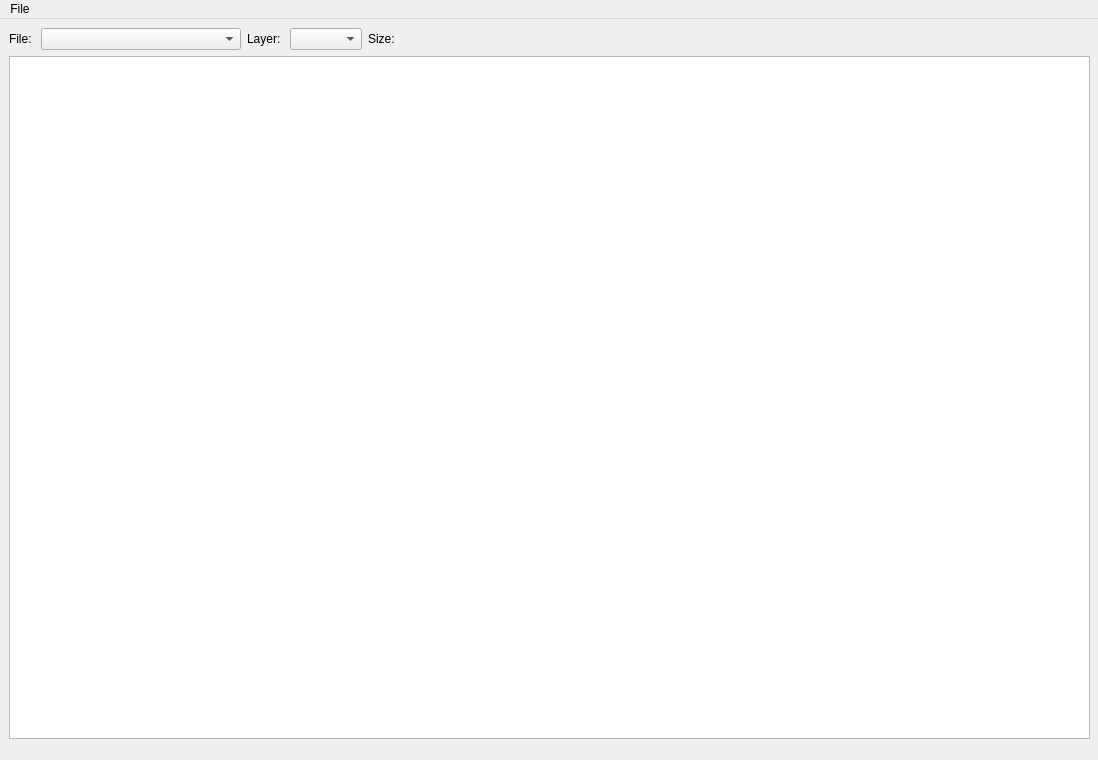
<?xml version="1.0" encoding="UTF-8"?>
<ui version="4.0">
 <class>MainWindow</class>
 <widget class="QMainWindow" name="MainWindow">
  <property name="geometry">
   <rect>
    <x>0</x>
    <y>0</y>
    <width>1098</width>
    <height>760</height>
   </rect>
  </property>
  <property name="windowTitle">
   <string>Pyramid</string>
  </property>
  <widget class="QWidget" name="centralwidget">
   <widget class="QWidget" name="verticalLayoutWidget">
    <property name="geometry">
     <rect>
      <x>9</x>
      <y>9</y>
      <width>1081</width>
      <height>711</height>
     </rect>
    </property>
    <layout class="QVBoxLayout" name="verticalLayout">
     <item>
      <layout class="QHBoxLayout" name="horizontalLayout">
       <item>
        <widget class="QLabel" name="fileLabel">
         <property name="text">
          <string>File: </string>
         </property>
        </widget>
       </item>
       <item>
        <widget class="QComboBox" name="fileComboBox">
         <property name="minimumSize">
          <size>
           <width>200</width>
           <height>0</height>
          </size>
         </property>
        </widget>
       </item>
       <item>
        <widget class="QLabel" name="layerLabel">
         <property name="text">
          <string>Layer: </string>
         </property>
        </widget>
       </item>
       <item>
        <widget class="QComboBox" name="layerComboBox"/>
       </item>
       <item>
        <widget class="QLabel" name="sizeLabel">
         <property name="text">
          <string>Size: </string>
         </property>
        </widget>
       </item>
       <item>
        <spacer name="horizontalSpacer">
         <property name="orientation">
          <enum>Qt::Horizontal</enum>
         </property>
         <property name="sizeHint" stdset="0">
          <size>
           <width>40</width>
           <height>20</height>
          </size>
         </property>
        </spacer>
       </item>
      </layout>
     </item>
     <item>
      <widget class="QGraphicsView" name="graphicsView"/>
     </item>
    </layout>
   </widget>
  </widget>
  <widget class="QMenuBar" name="menubar">
   <property name="geometry">
    <rect>
     <x>0</x>
     <y>0</y>
     <width>1098</width>
     <height>26</height>
    </rect>
   </property>
   <widget class="QMenu" name="menuFile">
    <property name="title">
     <string>File</string>
    </property>
    <addaction name="openFileAction"/>
   </widget>
   <addaction name="menuFile"/>
  </widget>
  <action name="openFileAction">
   <property name="text">
    <string>Open file</string>
   </property>
  </action>
 </widget>
 <resources/>
 <connections/>
</ui>
